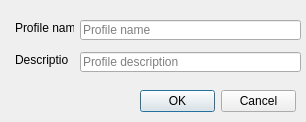
<?xml version="1.0" encoding="UTF-8"?>
<ui version="4.0">
 <class>Profile</class>
 <widget class="QDialog" name="Profile">
  <property name="geometry">
   <rect>
    <x>0</x>
    <y>0</y>
    <width>306</width>
    <height>122</height>
   </rect>
  </property>
  <property name="windowTitle">
   <string>Profile Editor</string>
  </property>
  <widget class="QLineEdit" name="edtDesc">
   <property name="geometry">
    <rect>
     <x>80</x>
     <y>52</y>
     <width>221</width>
     <height>20</height>
    </rect>
   </property>
   <property name="placeholderText">
    <string>Profile description</string>
   </property>
  </widget>
  <widget class="QLabel" name="label_2">
   <property name="geometry">
    <rect>
     <x>15</x>
     <y>52</y>
     <width>53</width>
     <height>16</height>
    </rect>
   </property>
   <property name="text">
    <string>Description</string>
   </property>
  </widget>
  <widget class="QLabel" name="label">
   <property name="geometry">
    <rect>
     <x>15</x>
     <y>20</y>
     <width>59</width>
     <height>16</height>
    </rect>
   </property>
   <property name="text">
    <string>Profile name</string>
   </property>
  </widget>
  <widget class="QDialogButtonBox" name="buttonBox">
   <property name="geometry">
    <rect>
     <x>140</x>
     <y>90</y>
     <width>156</width>
     <height>23</height>
    </rect>
   </property>
   <property name="orientation">
    <enum>Qt::Horizontal</enum>
   </property>
   <property name="standardButtons">
    <set>QDialogButtonBox::Cancel|QDialogButtonBox::Ok</set>
   </property>
  </widget>
  <widget class="QLineEdit" name="edtProfile">
   <property name="geometry">
    <rect>
     <x>80</x>
     <y>20</y>
     <width>221</width>
     <height>20</height>
    </rect>
   </property>
   <property name="placeholderText">
    <string>Profile name</string>
   </property>
  </widget>
 </widget>
 <tabstops>
  <tabstop>edtProfile</tabstop>
  <tabstop>edtDesc</tabstop>
  <tabstop>buttonBox</tabstop>
 </tabstops>
 <resources/>
 <connections>
  <connection>
   <sender>buttonBox</sender>
   <signal>accepted()</signal>
   <receiver>Profile</receiver>
   <slot>accept()</slot>
   <hints>
    <hint type="sourcelabel">
     <x>209</x>
     <y>99</y>
    </hint>
    <hint type="destinationlabel">
     <x>142</x>
     <y>104</y>
    </hint>
   </hints>
  </connection>
  <connection>
   <sender>buttonBox</sender>
   <signal>rejected()</signal>
   <receiver>Profile</receiver>
   <slot>reject()</slot>
   <hints>
    <hint type="sourcelabel">
     <x>306</x>
     <y>100</y>
    </hint>
    <hint type="destinationlabel">
     <x>285</x>
     <y>118</y>
    </hint>
   </hints>
  </connection>
 </connections>
</ui>
